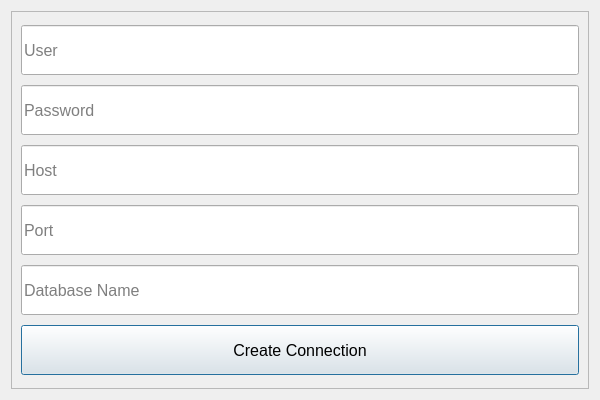
<?xml version="1.0" encoding="UTF-8"?>
<ui version="4.0">
 <class>CreateConn</class>
 <widget class="QDialog" name="CreateConn">
  <property name="geometry">
   <rect>
    <x>0</x>
    <y>0</y>
    <width>600</width>
    <height>400</height>
   </rect>
  </property>
  <property name="minimumSize">
   <size>
    <width>600</width>
    <height>400</height>
   </size>
  </property>
  <property name="maximumSize">
   <size>
    <width>800</width>
    <height>400</height>
   </size>
  </property>
  <property name="focusPolicy">
   <enum>Qt::FocusPolicy::StrongFocus</enum>
  </property>
  <property name="windowTitle">
   <string>Dialog</string>
  </property>
  <layout class="QVBoxLayout" name="verticalLayout_2">
   <item>
    <widget class="QFrame" name="frame">
     <property name="sizePolicy">
      <sizepolicy hsizetype="Expanding" vsizetype="Expanding">
       <horstretch>0</horstretch>
       <verstretch>0</verstretch>
      </sizepolicy>
     </property>
     <property name="font">
      <font>
       <pointsize>12</pointsize>
      </font>
     </property>
     <property name="cursor">
      <cursorShape>ArrowCursor</cursorShape>
     </property>
     <property name="focusPolicy">
      <enum>Qt::FocusPolicy::StrongFocus</enum>
     </property>
     <property name="frameShape">
      <enum>QFrame::Shape::StyledPanel</enum>
     </property>
     <property name="frameShadow">
      <enum>QFrame::Shadow::Raised</enum>
     </property>
     <layout class="QVBoxLayout" name="verticalLayout">
      <item>
       <widget class="QLineEdit" name="userEdit">
        <property name="sizePolicy">
         <sizepolicy hsizetype="Expanding" vsizetype="Expanding">
          <horstretch>0</horstretch>
          <verstretch>0</verstretch>
         </sizepolicy>
        </property>
        <property name="minimumSize">
         <size>
          <width>0</width>
          <height>50</height>
         </size>
        </property>
        <property name="maximumSize">
         <size>
          <width>16777215</width>
          <height>50</height>
         </size>
        </property>
        <property name="baseSize">
         <size>
          <width>0</width>
          <height>50</height>
         </size>
        </property>
        <property name="font">
         <font>
          <pointsize>12</pointsize>
         </font>
        </property>
        <property name="placeholderText">
         <string>User</string>
        </property>
       </widget>
      </item>
      <item>
       <widget class="QLineEdit" name="passEdit">
        <property name="sizePolicy">
         <sizepolicy hsizetype="Expanding" vsizetype="Expanding">
          <horstretch>0</horstretch>
          <verstretch>0</verstretch>
         </sizepolicy>
        </property>
        <property name="minimumSize">
         <size>
          <width>0</width>
          <height>50</height>
         </size>
        </property>
        <property name="maximumSize">
         <size>
          <width>16777215</width>
          <height>50</height>
         </size>
        </property>
        <property name="baseSize">
         <size>
          <width>0</width>
          <height>50</height>
         </size>
        </property>
        <property name="font">
         <font>
          <pointsize>12</pointsize>
         </font>
        </property>
        <property name="placeholderText">
         <string>Password</string>
        </property>
       </widget>
      </item>
      <item>
       <widget class="QLineEdit" name="hostEdit">
        <property name="sizePolicy">
         <sizepolicy hsizetype="Expanding" vsizetype="Expanding">
          <horstretch>0</horstretch>
          <verstretch>0</verstretch>
         </sizepolicy>
        </property>
        <property name="minimumSize">
         <size>
          <width>0</width>
          <height>50</height>
         </size>
        </property>
        <property name="maximumSize">
         <size>
          <width>16777215</width>
          <height>50</height>
         </size>
        </property>
        <property name="baseSize">
         <size>
          <width>0</width>
          <height>50</height>
         </size>
        </property>
        <property name="font">
         <font>
          <pointsize>12</pointsize>
         </font>
        </property>
        <property name="cursor">
         <cursorShape>IBeamCursor</cursorShape>
        </property>
        <property name="placeholderText">
         <string>Host</string>
        </property>
       </widget>
      </item>
      <item>
       <widget class="QLineEdit" name="portEdit">
        <property name="sizePolicy">
         <sizepolicy hsizetype="Expanding" vsizetype="Expanding">
          <horstretch>0</horstretch>
          <verstretch>0</verstretch>
         </sizepolicy>
        </property>
        <property name="minimumSize">
         <size>
          <width>0</width>
          <height>50</height>
         </size>
        </property>
        <property name="maximumSize">
         <size>
          <width>16777215</width>
          <height>50</height>
         </size>
        </property>
        <property name="baseSize">
         <size>
          <width>0</width>
          <height>50</height>
         </size>
        </property>
        <property name="font">
         <font>
          <pointsize>12</pointsize>
          <bold>false</bold>
         </font>
        </property>
        <property name="placeholderText">
         <string>Port</string>
        </property>
       </widget>
      </item>
      <item>
       <widget class="QLineEdit" name="dbNameEdit">
        <property name="sizePolicy">
         <sizepolicy hsizetype="Expanding" vsizetype="Expanding">
          <horstretch>0</horstretch>
          <verstretch>0</verstretch>
         </sizepolicy>
        </property>
        <property name="minimumSize">
         <size>
          <width>0</width>
          <height>50</height>
         </size>
        </property>
        <property name="maximumSize">
         <size>
          <width>16777215</width>
          <height>50</height>
         </size>
        </property>
        <property name="baseSize">
         <size>
          <width>0</width>
          <height>50</height>
         </size>
        </property>
        <property name="font">
         <font>
          <pointsize>12</pointsize>
         </font>
        </property>
        <property name="placeholderText">
         <string>Database Name</string>
        </property>
       </widget>
      </item>
      <item>
       <widget class="QPushButton" name="createConnButton">
        <property name="sizePolicy">
         <sizepolicy hsizetype="Minimum" vsizetype="Expanding">
          <horstretch>0</horstretch>
          <verstretch>0</verstretch>
         </sizepolicy>
        </property>
        <property name="maximumSize">
         <size>
          <width>16777215</width>
          <height>50</height>
         </size>
        </property>
        <property name="text">
         <string>Create Connection</string>
        </property>
       </widget>
      </item>
     </layout>
    </widget>
   </item>
  </layout>
 </widget>
 <resources/>
 <connections/>
</ui>
